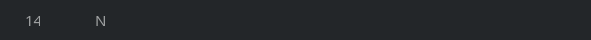
    <widget class="QGroupBox" name="RFIDgroupBox2_13">
     <property name="geometry">
      <rect>
       <x>6</x>
       <y>654</y>
       <width>591</width>
       <height>40</height>
      </rect>
     </property>
     <property name="styleSheet">
      <string notr="true">background-color: rgb(35, 38, 41);
border: 1px solid rgb(35, 38, 41);
border-radius: 17px</string>
     </property>
     <property name="title">
      <string/>
     </property>
     <widget class="QLabel" name="Rfidshno10_7">
      <property name="geometry">
       <rect>
        <x>20</x>
        <y>12</y>
        <width>21</width>
        <height>16</height>
       </rect>
      </property>
      <property name="font">
       <font>
        <family>AppleSDGothicNeoB00</family>
        <pointsize>11</pointsize>
        <weight>50</weight>
        <bold>false</bold>
       </font>
      </property>
      <property name="styleSheet">
       <string notr="true">color: rgb(159, 161, 162);</string>
      </property>
      <property name="text">
       <string>14</string>
      </property>
     </widget>
     <widget class="QLabel" name="RFIDaidm14">
      <property name="geometry">
       <rect>
        <x>90</x>
        <y>12</y>
        <width>41</width>
        <height>16</height>
       </rect>
      </property>
      <property name="font">
       <font>
        <family>AppleSDGothicNeoB00</family>
        <pointsize>11</pointsize>
        <weight>50</weight>
        <bold>false</bold>
       </font>
      </property>
      <property name="styleSheet">
       <string notr="true">color: rgb(159, 161, 162);</string>
      </property>
      <property name="text">
       <string>N</string>
      </property>
     </widget>
     <widget class="QLabel" name="M14IPlb">
      <property name="geometry">
       <rect>
        <x>290</x>
        <y>12</y>
        <width>121</width>
        <height>20</height>
       </rect>
      </property>
      <property name="font">
       <font>
        <family>AppleSDGothicNeoB00</family>
        <pointsize>11</pointsize>
        <weight>50</weight>
        <bold>false</bold>
       </font>
      </property>
      <property name="styleSheet">
       <string notr="true">color: rgb(159, 161, 162);</string>
      </property>
      <property name="text">
       <string/>
      </property>
     </widget>
     <widget class="QLabel" name="RFIDnote14">
      <property name="geometry">
       <rect>
        <x>410</x>
        <y>12</y>
        <width>151</width>
        <height>20</height>
       </rect>
      </property>
      <property name="font">
       <font>
        <family>AppleSDGothicNeoB00</family>
        <pointsize>11</pointsize>
        <weight>50</weight>
        <bold>false</bold>
       </font>
      </property>
      <property name="styleSheet">
       <string notr="true">color: rgb(159, 161, 162);</string>
      </property>
      <property name="text">
       <string/>
      </property>
     </widget>
     <widget class="QLabel" name="StateM14lb">
      <property name="geometry">
       <rect>
        <x>210</x>
        <y>10</y>
        <width>31</width>
        <height>21</height>
       </rect>
      </property>
      <property name="text">
       <string/>
      </property>
     </widget>
    </widget>
